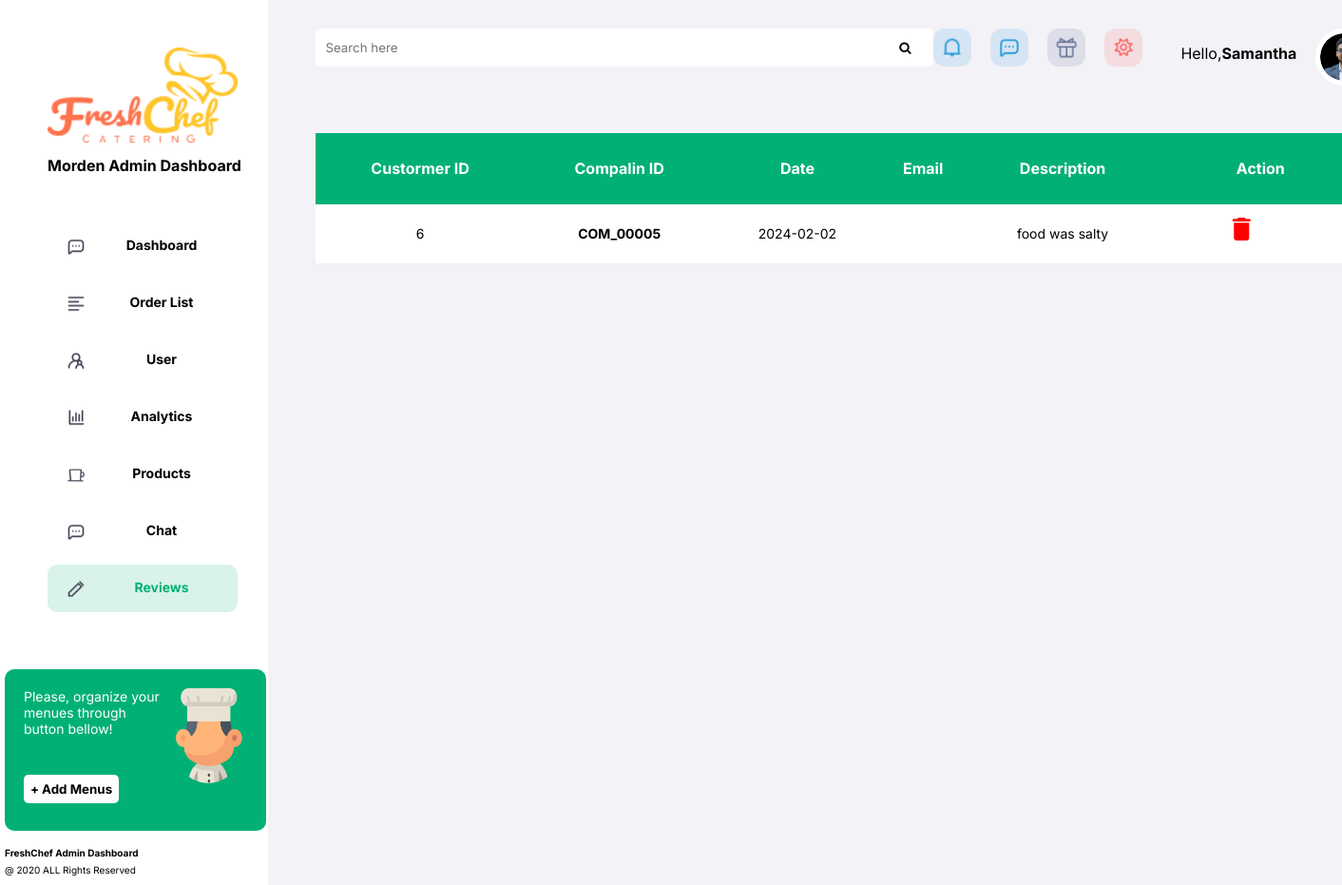
The app's page /Admin_reviews.php with its own data.
### tables this page shows
CREATE TABLE `r_compliant` (
  `comp_id` int(5) NOT NULL,
  `comp_rec_id` varchar(200) DEFAULT NULL,
  `comp_date` date DEFAULT NULL,
  `customer_Email` varchar(50) NOT NULL,
  `comp_description` varchar(250) NOT NULL,
  `customer_id` int(5) NOT NULL
);

### reviews_funtion.php (called while the page is built, shortened)
<?php
require 'connection.php';
function validate($inputData){
    global $conn;
    $validatedData = mysqli_real_escape_string($conn, $inputData);
    return trim($validatedData);
}
function getAll($tableName){
    global $conn;
    $table = validate($tableName);
    $sql="SELECT * FROM $table";
    $result = mysqli_query($conn,$sql);
    return $result;
}
?>

### Admin_reviews.php (the view, shortened to what this page needs)
<?php
    include 'connection.php';
    include 'reviews_funtion.php';
    ?>
<!DOCTYPE html>
<html lang="en">
<head>
    <link rel="stylesheet" href="Admin_reviews.css">
    <link rel="stylesheet" href="https://cdnjs.cloudflare.com/ajax/libs/font-awesome/4.7.0/css/font-awesome.min.css">
    <link rel="stylesheet" href="https://cdnjs.cloudflare.com/ajax/libs/font-awesome/4.7.0/css/font-awesome.min.css">
    <link rel="stylesheet" href="https://cdnjs.cloudflare.com/ajax/libs/font-awesome/4.7.0/css/font-awesome.min.css">
</head>
<body>
    <div class="product_page_container">
        <div class="product_tab_container">
            <a href="landing.html"><img src="homeIMG/Logo.png" alt="Logo" class="logo"></a>
                <h4>Morden Admin Dashboard</h4>
                    <div class="admin_tabs">
                                <ul>
                                <li>
                                        <a href="Admin_dashboard.php">
                                            <button >
                                                <div class="div-tab">
                                                    <div class="div-tabIMG"><img src="A_IMG/chat.png" alt=""></div>
                                                    <div class="div-tabText">Dashboard</div>
                                                </div>
                                            </button>
                                        </a>
                                    </li>
                                    <li>
                                        <a href="Admin_order.php">
                                            <button >
                                                <div class="div-tab">
                                                    <div class="div-tabIMG"><img src="A_IMG/orderlist.png" alt=""></div>
                                                    <div class="div-tabText">Order List</div>
                                                </div>
                                            </button>
                                        </a>
                                    </li>
                                    <li>
                                        <a href="Admin_User.php">
                                            <button >
                                                <div class="div-tab">
                                                    <div class="div-tabIMG"><img src="A_IMG/custormer_L.png" alt=""></div>
                                                    <div class="div-tabText">User</div>
                                                </div>
                                            </button>
                                        </a>
                                    </li>
                                    <li>
                                        <a href="Admin_Analytics.php">
                                            <button >
                                                <div class="div-tab">
                                                    <div class="div-tabIMG"><img src="A_IMG/analitics.png" alt=""></div>
                                                    <div class="div-tabText">Analytics</div>
                                                </div>
                                            </button>
                                        </a>
                                    </li>
                                    <li>
                                        <a href="product.php">
                                            <button>
                                                <div class="div-tab">
                                                    <div class="div-tabIMG"><img src="A_IMG/foods.png" alt=""></div>
                                                    <div class="div-tabText">Products</div>
                                                </div>
                                            </button>
                                        </a>
                                    </li>
                                    <li>
                                        <a href="Admin_Chat.php">
                                            <button >
                                                <div class="div-tab">
                                                    <div class="div-tabIMG"><img src="A_IMG/chat.png" alt=""></div>
                                                    <div class="div-tabText">Chat</div>
                                                </div>
                                            </button>
                                        </a>
                                    </li>
                                    <li>
                                        <a href="Admin_reviews.php">
                                            <button class="active-btn">
                                                <div class="div-tab">
                                                    <div class="div-tabIMG"><img src="A_IMG/reviews.png" alt=""></div>
                                                    <div class="div-tabText">Reviews</div>
                                                </div>
                                            </button>
                                        </a>
                                    </li>
                                </ul>
                    </div>
                    <div class="Green-div">
                        <div class="green-div-content">
                            <p>Please, organize your menues through button bellow!</p>
                            <a href="product.php"><button>+ Add Menus</button></a>
                        </div>
                        <div class="green-div-img">
                            <img src="A_IMG/cooke.png" alt="">
                        </div>
                    </div>
                    <div class="div-copyright">
                        <h5>FreshChef Admin Dashboard</h5>
                        <p>@ 2020 ALL Rights Reserved</p>
                    </div>
        </div>
        <div class="product_content_container">
                    <div class="search-tabs-container">
                            <div class="search-bar">
                                <form action="/action_page.php">
                                    <input type="text" placeholder="Search here" name="search">
                                    <button type="submit"><i class="fa fa-search"></i></button>
                                </form>
                            </div>
                            <div class="search-tabs-icons">
                                <div class="icon-noti-value">
                                    <img src="A_IMG/noti.png" alt="">
                                </div>
                                <div class="icon-noti-value">
                                    <img src="A_IMG/mesg.png" alt="">
                                </div>
                                <div class="icon-noti-value">
                                    <img src="A_IMG/gift.png" alt="">
                                </div>
                                <div class="icon-noti-value">
                                    <img src="A_IMG/seti.png" alt="">
                                </div>
                            </div>
                            <div class="user-indicator">
                                <p>Hello,<span>Samantha</span></p>
                                <div class="image-div">
                                    <img src="A_IMG/user1.png" alt="">
                                </div>
                            </div>
                    </div>
    <div class="divUserAccounts">
        <table class="table">
                <thead>
                  <tr>
                  <th>Custormer ID</th>
                  <th>Compalin ID  </th>
                  <th>Date </th>
                  <th>Email </th>
                  <th>Description </th>
                  <th>Action</th>
                  </tr>
                </thead>
                <tbody>
                  <?php
                  $users = getAll('r_compliant');
                  if(mysqli_num_rows($users) > 0)
                  {
                    foreach($users as $userItem)
                    {
                        ?>
                        <tr>
                          <td><?= $userItem['customer_id'];?></td>
                          <td><b><?= $userItem['comp_rec_id'];?></b></td>
                          <td><?= $userItem['comp_date'];?></td>
                          <td><?= $userItem['customer_Email'];?></td>
                          <td><?= $userItem['comp_description'];?></td>
                          <td>
                          <div class="operation">
                          <a href="reviews_delete.php?id=<?= $userItem['comp_id'];?>"
                                onclick="return confirm('Do you want to delete this Data?')">
                                <i class="material-icons" style="font-size:32px;color:red">delete</i>
                            </a>
                          </div>
                          </td>
                      </tr>
                        <?php
                    }
                  }
                  else
                  {
                    ?>
                    <tr>
                        <td colspan="6">No Record Found!</td>
                    </tr>
                    <?php
                  }
                  ?>
                </tbody>
        </table>
        </div>
        </div>
    </div>
</head>
<body>
</body>
</html>

### Admin_reviews.css (style rules this page uses)
* { padding: 0; box-sizing: border-box; font-family: "Inter", sans-serif; }
body { margin: 0; padding: 0; }
.product_page_container { display: flex; }
.product_tab_container { background-color: #ffffff; width: 20%; height: auto; }
.product_content_container { background-color: #f3f2f7; width: 80%; height: auto; }
.product_tab_container img { width: 200px; height: 100px; margin: 50px 0 0 50px; }
.product_tab_container h4 { margin: 10px 0 0 50px; }
.product_tab_container .admin_tabs { margin-top: 50px; }
.div-tab { display: flex; width: 200px; height: 30px; }
.div-tabText { width: 100px; margin: 5px 0 0 30px }
.div-tabIMG img { width: 20px; height: 20px; margin-top: 5px; margin-left: 20px; }
.product_tab_container .admin_tabs button { width: 200px; height: 50px; margin: 0 0 10px 50px; background-color: transparent; font-size: 14px; font-weight: bold; border: none; border-radius: 10px; cursor: pointer; }
.product_tab_container .admin_tabs .active-btn { color: #00b074; background-color: #d9f3ea; border-radius: 10px; border: none; }
.Green-div { width: 275px; height: 170px; margin: 50px 0 0 5px; background-color: #00b074; display: flex; border-radius: 10px; }
.green-div-content p { width: 150px; height: auto; margin: 20px 0 20px 20px; font-size: 14px; color: #ffffff; }
.green-div-content button { width: 100px; height: 30px; color: #000000; background-color: #ffffff; margin: 20px 0px 20px 20px; border: none; border-radius: 5px; font-weight: bold; }
.green-div-img img { width: 70px; height: 100px; margin: 20px 20px 20px 10px; }
.div-copyright h5 { font-size: 10px; margin-left: 5px; }
.div-copyright p { margin-left: 5px; margin-top: -10px; font-size: 10px; }
.search-tabs-container { display: flex; margin: 30px 0 0 50px; }
.search-bar { width: 700px; }
.search-bar input { width: 650px; height: 40px; padding-left: 10px; border: none; border-radius: 5px; }
.search-bar button { width: 40px; height: 40px; display: block; margin-top: -40px; cursor: pointer; margin-left: 600px; }
.search-tabs-icons { display: flex; gap: 20px; }
.icon-noti-value img { width: 40px; height: 40px; }
.user-indicator { display: flex; }
.user-indicator span { font-weight: bolder; color: #000000; }
.user-indicator .image-div { width: 60px; height: 60px; background-color: #fff; margin-left: 20px; border-radius: 50%; }
.user-indicator .image-div img { width: 50px; height: 50px; margin: 5px ; border-radius: 50%; }
table { border-collapse: collapse; text-align: center; border-spacing: none; width: 1100px; height: 50px; margin: 50px; }
tr { background-color:#01b075 ; width: 1000px; color: #ffffff; line-height: 75px; }
td { background-color: #ffffff; color: black; line-height: 50px; font-size: 14px; }
.operation { display: flex; padding-top: 10px; padding-left: 70px; gap: 10px; width: 100px; }

### records on screen
r_compliant: customer "6", comp_rec "COM_00005", comp_date "2024-02-02", comp_description "food was salty"
